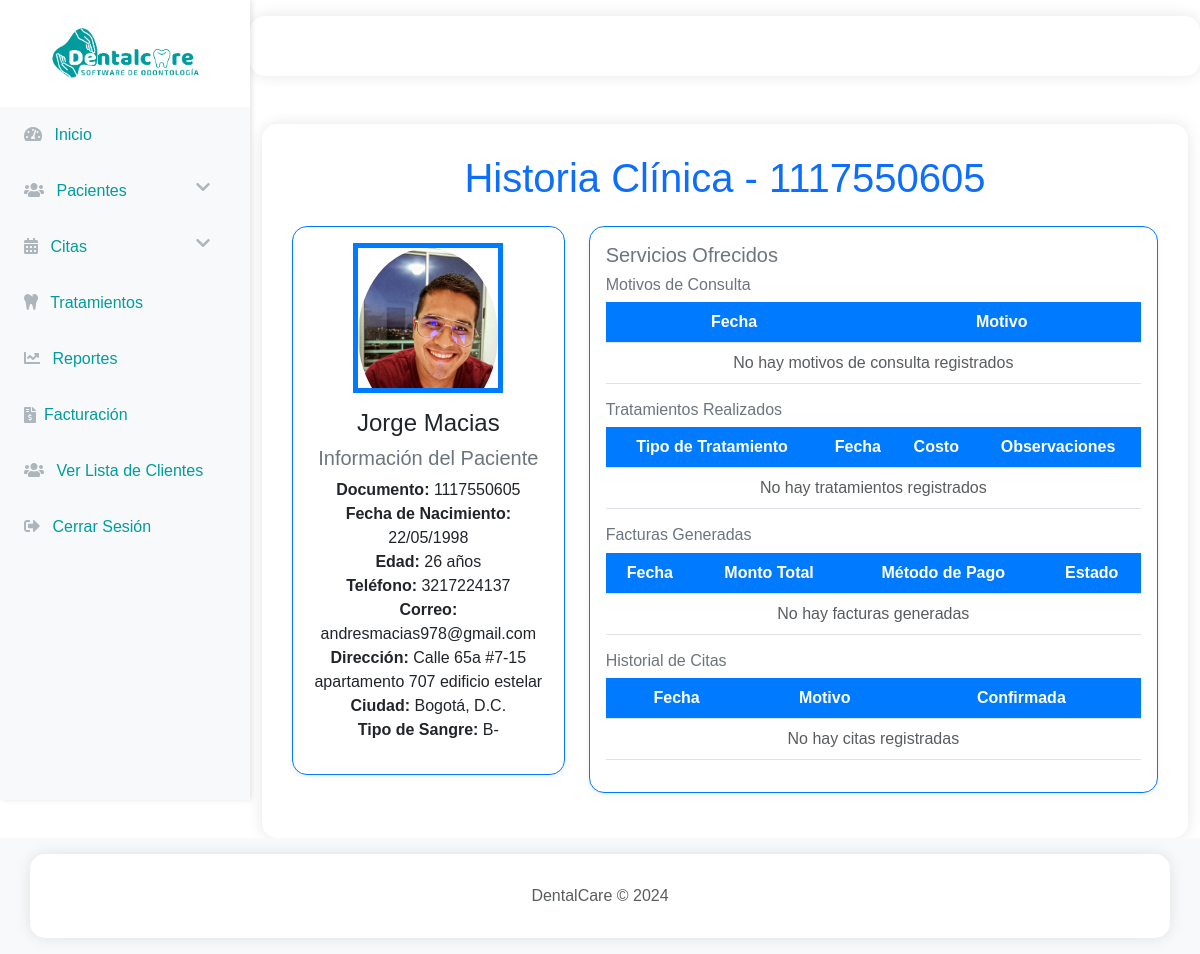
Page /paciente/1/historia/ on the committed database.
### gestion/models.py (models this page shows, shortened)
class Paciente(models.Model):
    nombre = models.CharField(max_length=100)
    apellido = models.CharField(max_length=100, default="Sin apellido")
    documento = models.CharField(max_length=20)
    fecha_nacimiento = models.DateField()
    telefono = models.CharField(max_length=15)
    correo = models.EmailField()
    direccion = models.CharField(max_length=255)
    ciudad = models.CharField(max_length=100)
    email = models.EmailField(max_length=254, blank=True, null=True)
    tipo_sangre = models.CharField(
        max_length=3,
        choices=[
            ('O+', 'O+'), ('O-', 'O-'),
            ('A+', 'A+'), ('A-', 'A-'),
            ('B+', 'B+'), ('B-', 'B-'),
            ('AB+', 'AB+'), ('AB-', 'AB-')
        ]
    )
    alergias = models.TextField(blank=True, null=True)
    enfermedades = models.TextField(blank=True, null=True)
    medicacion = models.TextField(blank=True, null=True)
    fecha_registro = models.DateField(default=timezone.now)
    foto = models.ImageField(upload_to='fotos_pacientes/', blank=True, null=True)

### gestion/views.py (the view)
# urls.py: path('paciente/<int:paciente_id>/historia/', views.ver_historia_paciente, name='ver_historia_paciente'),
def ver_historia_paciente(request, paciente_id):
    paciente = get_object_or_404(Paciente, id=paciente_id)
    today = timezone.now().date()
    age = today.year - paciente.fecha_nacimiento.year - ((today.month, today.day) < (paciente.fecha_nacimiento.month, paciente.fecha_nacimiento.day))
    contexto = {
        'paciente': paciente,
        'edad': age,
    }
    return render(request, 'gestion/historia_paciente.html', contexto)

### gestion/templates/gestion/historia_paciente.html (shortened to what this page needs)
{% extends 'gestion/base.html' %}
{% block content %}
<div class="container mt-5">
    <h1 class="text-center text-primary">Historia Clínica - {{ paciente.documento }}</h1>
    <div class="row mt-4">
        <div class="col-md-4">
            <div class="card mb-4 shadow-sm">
                <div class="card-body text-center">
                    <div class="profile-pic mb-3">
                        {% if paciente.foto %}
                            <img src="{{ paciente.foto.url }}" alt="Foto del paciente" class="img-fluid rounded-circle" />
                        {% else %}
                            <div class="no-photo rounded-circle">
                                <p class="text-muted">No hay foto disponible</p>
                            </div>
                        {% endif %}
                    </div>
                    <h4>{{ paciente.nombre }} {{ paciente.apellido }}</h4>
                    <h5 class="text-secondary">Información del Paciente</h5>
                    <ul class="list-unstyled">
                        <li><strong>Documento:</strong> {{ paciente.documento }}</li>
                        <li><strong>Fecha de Nacimiento:</strong> {{ paciente.fecha_nacimiento|date:"d/m/Y" }}</li>
                        <li><strong>Edad:</strong> {{ edad }} años</li>
                        <li><strong>Teléfono:</strong> {{ paciente.telefono }}</li>
                        <li><strong>Correo:</strong> {{ paciente.correo }}</li>
                        <li><strong>Dirección:</strong> {{ paciente.direccion }}</li>
                        <li><strong>Ciudad:</strong> {{ paciente.ciudad }}</li>
                        <li><strong>Tipo de Sangre:</strong> {{ paciente.tipo_sangre }}</li>
                    </ul>
                </div>
            </div>
        </div>
        <div class="col-md-8">
            <div class="card shadow-sm">
                <div class="card-body">
                    <h5 class="text-secondary">Servicios Ofrecidos</h5>
                    <div class="service-item">
                        <h6>Motivos de Consulta</h6>
                        <div class="table-responsive">
                            <table class="table table-hover">
                                <thead>
                                    <tr>
                                        <th>Fecha</th>
                                        <th>Motivo</th>
                                    </tr>
                                </thead>
                                <tbody>
                                    {% for motivo in motivos_consulta %}
                                    <tr>
                                        <td>{{ motivo.fecha|date:"d/m/Y" }}</td>
                                        <td>{{ motivo.descripcion }}</td>
                                    </tr>
                                    {% empty %}
                                    <tr>
                                        <td colspan="2" class="text-center text-muted">No hay motivos de consulta registrados</td>
                                    </tr>
                                    {% endfor %}
                                </tbody>
                            </table>
                        </div>
                    </div>
                    <div class="service-item">
                        <h6>Tratamientos Realizados</h6>
                        <div class="table-responsive">
                            <table class="table table-hover">
                                <thead>
                                    <tr>
                                        <th>Tipo de Tratamiento</th>
                                        <th>Fecha</th>
                                        <th>Costo</th>
                                        <th>Observaciones</th>
                                    </tr>
                                </thead>
                                <tbody>
                                    {% for tratamiento in tratamientos %}
                                    <tr>
                                        <td>{{ tratamiento.tipo }}</td>
                                        <td>{{ tratamiento.fecha|date:"d/m/Y" }}</td>
                                        <td>${{ tratamiento.costo }}</td>
                                        <td>{{ tratamiento.observaciones }}</td>
                                    </tr>
                                    {% empty %}
                                    <tr>
                                        <td colspan="4" class="text-center text-muted">No hay tratamientos registrados</td>
                                    </tr>
                                    {% endfor %}
                                </tbody>
                            </table>
                        </div>
                    </div>
                    <div class="service-item">
                        <h6>Facturas Generadas</h6>
                        <div class="table-responsive">
                            <table class="table table-hover">
                                <thead>
                                    <tr>
                                        <th>Fecha</th>
                                        <th>Monto Total</th>
                                        <th>Método de Pago</th>
                                        <th>Estado</th>
                                    </tr>
                                </thead>
                                <tbody>
                                    {% for factura in facturas %}
                                    <tr>
                                        <td>{{ factura.fecha|date:"d/m/Y" }}</td>
                                        <td>${{ factura.monto_total }}</td>
                                        <td>{{ factura.get_metodo_pago_display }}</td>
                                        <td>
                                            {% if factura.estado == 'pagado' %}
                                                <span class="badge bg-success">Pagado</span>
                                            {% else %}
                                                <span class="badge bg-warning text-dark">Pendiente</span>
                                            {% endif %}
                                        </td>
                                    </tr>
                                    {% empty %}
                                    <tr>
                                        <td colspan="4" class="text-center text-muted">No hay facturas generadas</td>
                                    </tr>
                                    {% endfor %}
                                </tbody>
                            </table>
                        </div>
                    </div>
                    <div class="service-item">
                        <h6>Historial de Citas</h6>
                        <div class="table-responsive">
                            <table class="table table-hover">
                                <thead>
                                    <tr>
                                        <th>Fecha</th>
                                        <th>Motivo</th>
                                        <th>Confirmada</th>
                                    </tr>
                                </thead>
                                <tbody>
                                    {% for cita in citas %}
                                    <tr>
                                        <td>{{ cita.fecha|date:"d/m/Y H:i" }}</td>
                                        <td>{{ cita.motivo }}</td>
                                        <td>
                                            {% if cita.confirmada %}
                                                <span class="badge bg-success">Sí</span>
                                            {% else %}
                                                <span class="badge bg-danger">No</span>
                                            {% endif %}
                                        </td>
                                    </tr>
                                    {% empty %}
                                    <tr>
                                        <td colspan="3" class="text-center text-muted">No hay citas registradas</td>
                                    </tr>
                                    {% endfor %}
                                </tbody>
                            </table>
                        </div>
                    </div>
                </div>
            </div>
        </div>
    </div>
</div>
{% endblock content %}

### static/css/style.css (style rules this page uses)
.card { border-radius: 10px; }
.table td, .table th { vertical-align: middle; text-align: center; }
body { background-color: #ffffff; }

### gestion/templates/gestion/historia_paciente.html (style rules this page uses)
.container { background-color: #ffffff; padding: 30px; border-radius: 15px; box-shadow: 0 0 15px rgba(0, 0, 0, 0.1); }
.profile-pic { border: 5px solid #007bff; width: 150px; height: 150px; overflow: hidden; margin: auto; }
.card { border-radius: 10px; border: 1px solid #007bff; margin-bottom: 15px; }
h1 { color: #007bff; }
h5, h6 { color: #6c757d; }
.table th { background-color: #007bff; color: #ffffff; font-weight: bold; }
.table tbody td { vertical-align: middle; }

### gestion/templates/gestion/base.html (style rules this page uses)
.card { border-radius: 15px; }
body { font-family: 'Helvetica', sans-serif; }
body { display: flex; flex-direction: column; min-height: 100vh; }

### rows in the picture
Paciente: documento "1117550605", foto (picture), nombre "Jorge", apellido "Macias", fecha_nacimiento "22/05/1998", telefono "3217224137", correo "andresmacias978@gmail.com", direccion "Calle 65a #7-15 apartamento 707 edificio estelar", ciudad "Bogotá, D.C.", tipo_sangre "B-"
